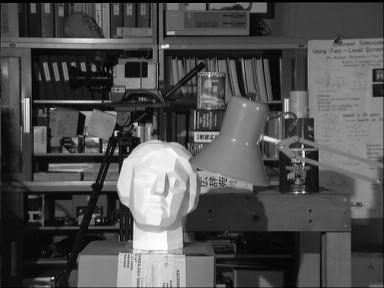
//> input picture left.jpg, 384 x 288 px
$ ./homework3   (built with g++ and OpenCV 4)
//> lines starting //> are read from the running program, lines starting //| are printed output that depends on the picture; after the words box and inside, x2 and y2 are one past the last pixel; in counts of white or black regions, pixels touching at a corner belong together
#include <cstdio>
#include <cstring>
#include <iostream>
#include <opencv2/opencv.hpp>
#include <opencv2/core.hpp>
#include "opencv2/imgproc.hpp"
#include <opencv2/highgui.hpp>
#include <cmath>
#include <fstream>
#include <time.h>
using namespace std;
using namespace cv;


int main(int argc, char* argv[])
{
	//*****************read images****************************
	clock_t start, end;
	string path = "C:/Users/nicky/source/repos/StereoCalibration/StereoCalibration/resources/";
	Mat leftImage = imread(path + "left.jpg",0);
//> leftImage is the input picture: 288 rows x 384 cols, CV_8UC1; min 0, max 255, mean 80.4
	Mat rightImage = imread(path + "right.jpg",0);
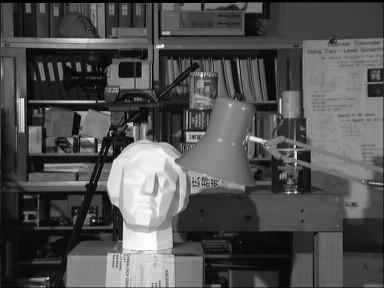
//> input picture right.jpg, 384 x 288 px
//> rightImage is the input picture: 288 rows x 384 cols, CV_8UC1; min 0, max 255, mean 80.9

	imshow("left", leftImage);
	imshow("right", rightImage);
	const int imageHeight = leftImage.rows;  //288
//> imageHeight = 288
	const int imageWidth = leftImage.cols;  //384
//> imageWidth = 384

	Mat disparityMap;
	Mat leftDepth = Mat::zeros(imageHeight, imageWidth, CV_8U);
	Mat leftValid = Mat::zeros(imageHeight, imageWidth, CV_8U);
	Mat leftFilter = Mat::zeros(imageHeight, imageWidth, CV_8U);

	Mat rightDepth = Mat::zeros(imageHeight, imageWidth, CV_8U);
	Mat rightValid = Mat::zeros(imageHeight, imageWidth, CV_8U);
	Mat rightFilter = Mat::zeros(imageHeight, imageWidth, CV_8U);

	//****************create kernel***************************
	Size SADWindow = Size(5, 5); //choose kernel with size 5*5

	int sadH = SADWindow.height / 2, sadW = SADWindow.width / 2; //center of the kernel

	int minD = 0, maxD =15;

	int maxDiff = 200;
	int minDiff = 0;
	int pixelDiff = 0;
	unsigned char* pLeftPixel = NULL;
	unsigned char* pRightPixel = NULL;
	unsigned char leftPixel = 0;
	unsigned char rightPixel = 0;
	unsigned char* pPixel = NULL;
	int m, n;
	unsigned char pixel;
	start = clock();
	vector<vector<int>> dp(512, vector<int>(512));
	for (int i = 0; i < imageWidth; i++)
	{
		dp[0][i] = 0;
		dp[i][0] = 0;
	}
	//******************start scanning*************************
	for (int i = sadH; i < imageHeight - sadH; i++)
	{
		//int rowLeft = max(0, i - sadH), rowRight = min(imageHeight - 1, i + sadH);
		for (int j = sadW; j < imageWidth - sadW; j++)
		{
			//int colUp = max(0, j - sadW), colDown = min(imageWidth - 1, j + sadW);
			//int minD = max(-disparityRange, -colUp), maxD = min(disparityRange, imageWidth - 1 - colDown);
			for (int k = j + minD; k <= j + maxD; k++) //calculate SAD
			{
				pixelDiff = 0;
				for (m = -sadH; m <= sadH; m++)
				{
					for (n = -sadW; n <= sadW; n++)
					{
						pRightPixel = (unsigned char*)rightImage.data + (i + m) * imageWidth + (j + n);
						rightPixel = *pRightPixel;
						if (k < sadW || k >= imageWidth - sadW)
						{
							pixelDiff += rightPixel;
						}
						else
						{
							pLeftPixel = (unsigned char*)leftImage.data +  (i + m) * imageWidth + (n + k);
							leftPixel = *pLeftPixel;

							pixelDiff += abs(leftPixel - rightPixel);
						}

						//cout << pixelDiff << endl;
					}
				}
				//if (k >= imageWidth - 1) continue;
				if (pixelDiff <= maxDiff)
				{
					dp[j + 1][k + 1] = dp[j][k] + 1;   //if the difference is small, update it
				}
				else if (dp[j][k + 1] > dp[j + 1][k]) dp[j + 1][ k + 1] = dp[j][k + 1];   //else update it with the previous larger one
				else dp[j + 1][k + 1] = dp[j + 1][k];
			}
		}

		//***********************Sweep back, find the path**********************************
		//find the col coordinate in left and right image, larger dp val, smaller diff in pixels
		m = imageWidth-sadW;
		n = imageWidth - sadW;
		int m2 = m, n2 = n;

		while (m > 0 && n > 0)   //to find the max from dp[m-1][n-1], dp[m-1][n], dp[m][n-1]
		{
			if((m == m2-1 && n <= n2-1) || (m <= m2-1 && n == n2-1))
			{

				pPixel = (unsigned char*)rightDepth.data +  i * imageWidth + m;
				*pPixel = (n - m) * 10;
				pPixel = (unsigned char*)rightValid.data +  i * imageWidth + m;
				*pPixel = 255;

				m2 = m;
				n2 = n;
			}

			if (dp[m - 1][n - 1] >= dp[m][n - 1] && dp[m - 1][n - 1] >= dp[m - 1][n])
			{
				m--;
				n--;
			}
			else if (dp[m - 1][n] >= dp[m][n - 1] && dp[m - 1][n] >= dp[m - 1][n - 1])
			{
				m--;
			}
			else n--;
		}


	}
//> this loop made 284 passes
//> (pixelDiff, rightPixel, leftPixel) on passes 1 to 3: (651, 27, 27), (866, 22, 21), (1097, 27, 25)
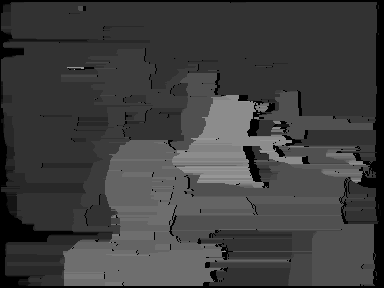
//> rightDepth: 288 rows x 384 cols, CV_8UC1; min 0, max 150, mean 63
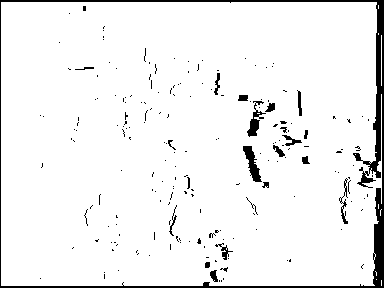
//> rightValid: 288 rows x 384 cols, CV_8UC1; 94.3% white; 199 black regions (177 under 20 px), largest, box (x1, y1, x2, y2) and area: (0, 0, 384, 288) 4238, (243, 146, 262, 182) 300, (247, 101, 266, 137) 241
//> after the loop, pixelDiff = 1824; rightPixel = 24; leftPixel = 25; m = 0; n = 0
	end = clock();
	cout << "Running Time" << (double)(end - start) / CLOCKS_PER_SEC << endl;
	imshow("Right Disparity", rightDepth);
	imwrite("C:/Users/nicky/source/repos/StereoCalibration/StereoCalibration/resources/disparity1.jpg", rightDepth);


	for (int j = 0; j <= imageWidth; j++)
	{
		for (int k = 0; k <= imageWidth; k++)
		{
			dp[j][k] = 0;
		}
	}
	minD = -maxD;
	maxD = 0;

	for (int i = sadH; i < imageHeight - sadH; i++)
	{

		//int rowLeft = max(0, i - sadH), rowRight = min(imageHeight - 1, i + sadH);
		for (int j = imageWidth - sadW -1 ; j >= sadW; j--)
		{
			//int colUp = max(0, j - sadW), colDown = min(imageWidth - 1, j + sadW);
			//int minD = max(-disparityRange, -colUp), maxD = min(disparityRange, imageWidth - 1 - colDown);
			for (int k = j + maxD; k >= j + minD; k--) //calculate SAD
			{
				pixelDiff = 0;
				for (m = -sadH; m <= sadH; m++)
				{
					for (n = -sadW; n <= sadW; n++)
					{
						pLeftPixel = (unsigned char*)leftImage.data + (i + m) * imageWidth + (j + n);
						leftPixel = *pLeftPixel;
						if (k < sadW || k >= imageWidth - sadW)
						{
							pixelDiff += leftPixel;
						}
						else
						{
							pRightPixel = (unsigned char*)rightImage.data + (i + m) * imageWidth + (n + k);
							rightPixel = *pRightPixel;

							pixelDiff += abs(leftPixel - rightPixel);
						}

						//cout << pixelDiff << endl;
					}
				}
				if (k < 0 || k > imageWidth-1) continue;
				if (pixelDiff <= maxDiff)
				{
					dp[j][k] = dp[j+1][k+1] + 1;   //if the difference is small, update it
				}
				else if (dp[j+1][k] > dp[j][k+1]) dp[j][k] = dp[j+1][k];   //else update it with the previous larger one
				else dp[j][k] = dp[j][k+1];
			}
		}

		//***********************Sweep back, find the path**********************************
		//find the col coordinate in left and right image, larger dp val, smaller diff in pixels
		m = 0;
		n = 0;
		int m2 = m, n2 = n;

		while (m < imageWidth && n < imageWidth)
		{
			if ((m == m2 + 1 && n >= n2 + 1) || (m > m2 + 1 && n == n2 + 1))
			{
				pPixel = (unsigned char*)leftDepth.data + i * imageWidth + m;
				*pPixel = (m - n) * 10;
				pPixel = (unsigned char*)leftValid.data + i * imageWidth + m;
				*pPixel = 255;

				m2 = m;
				n2 = n;
			}
			if (dp[m + 1][n + 1] >= dp[m][n + 1] && dp[m + 1][n + 1] >= dp[m + 1][n])
			{

				m++;
				n++;
			}
			else if (dp[m + 1][n] >= dp[m][n + 1] && dp[m + 1][n] >= dp[m + 1][n + 1])
			{
				m++;
			}
			else
			{
				n++;
			}

		}
	}
//> this loop made 284 passes
//> (pixelDiff, leftPixel, rightPixel) on passes 1 to 3: (620, 65, 72), (874, 63, 72), (1108, 60, 69)
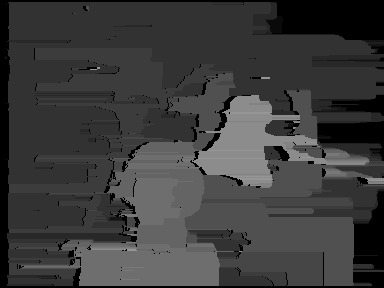
//> leftDepth: 288 rows x 384 cols, CV_8UC1; min 0, max 150, mean 60.1
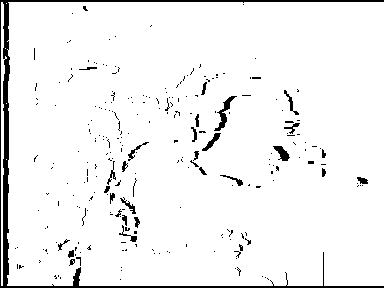
//> leftValid: 288 rows x 384 cols, CV_8UC1; 94.8% white; 250 black regions (221 under 20 px), largest, box (x1, y1, x2, y2) and area: (0, 0, 384, 288) 3416, (214, 96, 237, 131) 208, (273, 146, 290, 161) 131


	imshow("Left Disparity", leftDepth);
	imwrite("C:/Users/nicky/source/repos/StereoCalibration/StereoCalibration/resources/disparity2.jpg", leftDepth);


	waitKey(100000);
	return 0;
}
